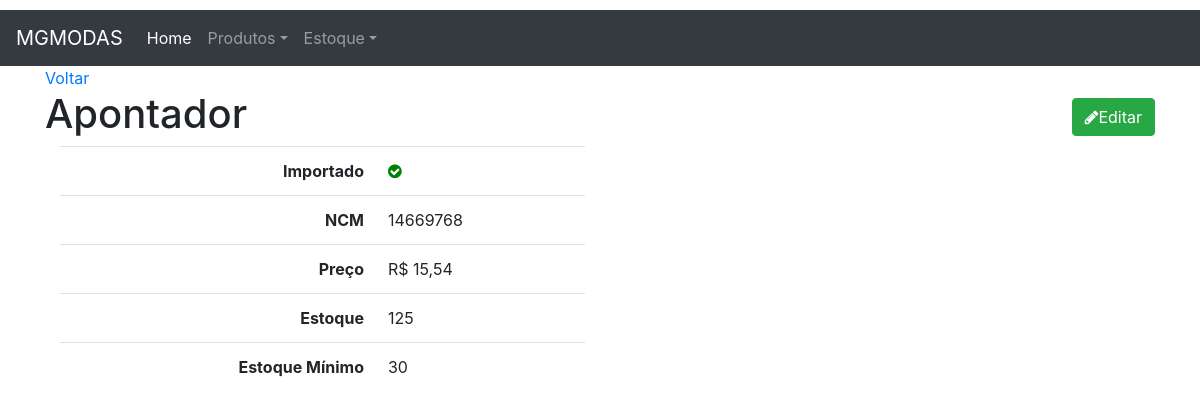
Screenshot of /produto/100/ with the database file from the repository.
### produto/models.py (models this page shows, shortened)
class Produto(models.Model):
    importado = models.BooleanField(default=False)
    ncm= models.CharField('NCM',max_length=10)
    produto = models.CharField('Produto',max_length=100, unique=True)
    preco= models.DecimalField('preço',decimal_places=2,max_digits=10)
    estoque= models.IntegerField('estoque atual',)
    estoque_minimo= models.PositiveIntegerField('estoque minimo',default=0)
    categoria= models.ForeignKey('Categoria',on_delete=models.SET_NULL, null=True, blank=True)
    class Meta:
        ordering = ('produto',)
    def __str__(self):
        return self.produto

### produto/views.py (the view)
# urls.py: path('<int:pk>/', v.produto_detail, name='produto_detail'),
def produto_detail(request,pk):
    template_name='produto_detail.html'
    obj = Produto.objects.get(pk=pk)
    context = {'object':obj }
    return render(request, template_name, context)

### produto/templates/produto_detail.html
{% extends "base.html" %}
{% block content %}
    <a href="{% url 'produto:produto_list' %}">Voltar</a>
    <h1>{{ object }}
        <span class="pull-right">
            <a href="{% url 'produto:produto_edit' object.pk %} " >
                <button type="button" class="btn btn-success">
                    <span class="fa fa-pencil"></span>Editar
                </button>
            </a>
        </span>
    </h1>
<div class="col-sm-6">
    <table class=" table table-user-information">
        <tbody>
        <tr>
            <th class="text-right">Importado</th>
            <td>
                {% if object.importado %}
                <i class=" fa fa-check-circle ok"></i>
                {% else %}
                <i class=" fa fa-minus-circle no"></i>
                {% endif %}
            </td>
        </tr>
        <tr>
            <th class="text-right">NCM</th>
            <td>{{object.ncm}}</td>
        </tr>
        <tr>
            <th class="text-right">Preço</th>
            <td>R$ {{object.preco}}</td>
            <tr>
            <th class="text-right">Estoque</th>
            <td>{{object.estoque}}</td>
            <tr>
            <th class="text-right">Estoque Mínimo</th>
            <td>{{object.estoque_minimo}}</td>
        </tr>
        </tr>
        </tr>
        </tbody>
    </table>
</div>
{% endblock content %}

### core/static/css/style.css (style rules this page uses)
body { margin-top: 10px; }
.ok { color: green; }

### rows the page displays
Produto: produto "Apontador", ncm "14669768", preco "15,54", estoque "125", estoque_minimo "30"
